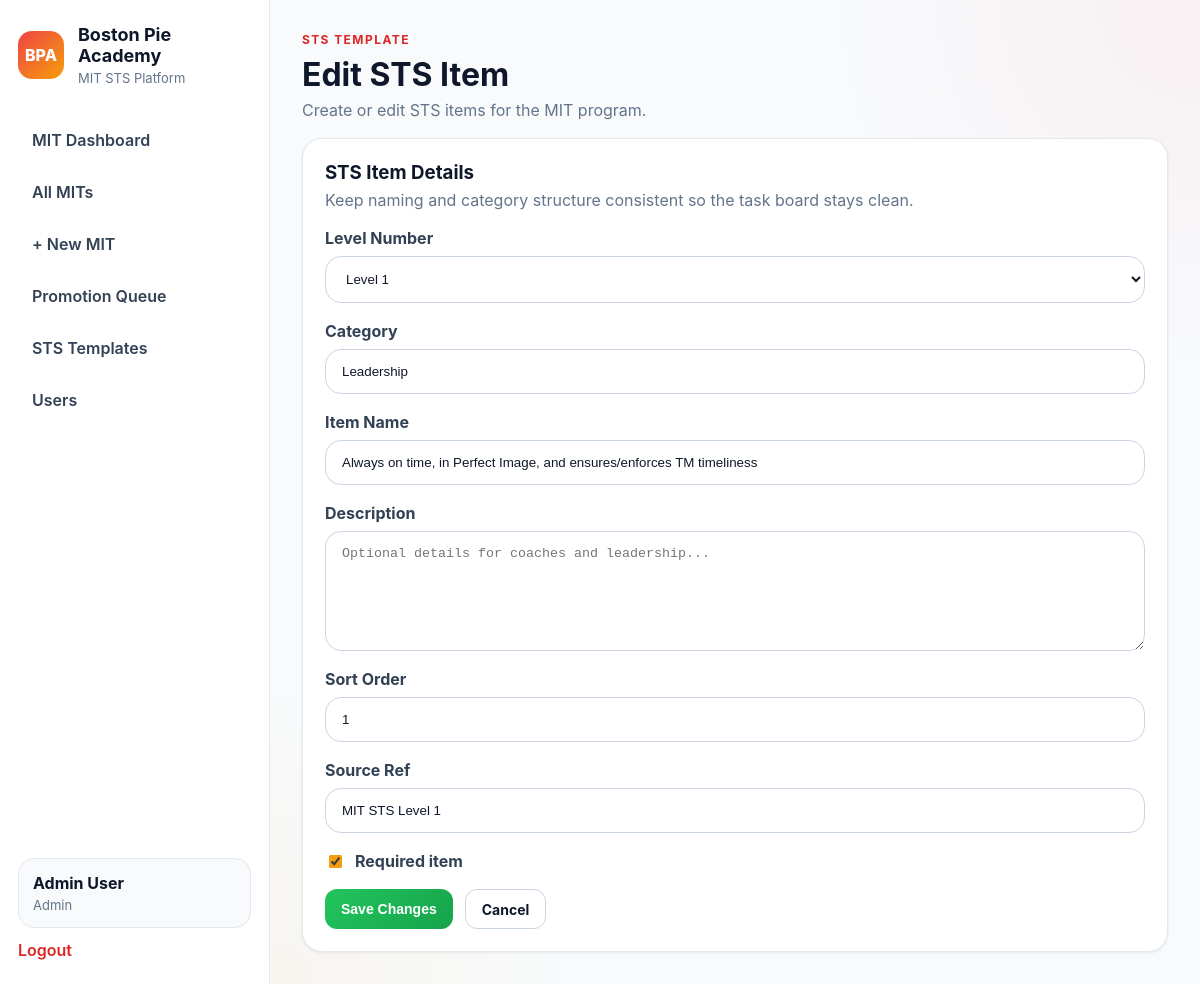
The app's page /mit-sts/templates/1/edit (signed in) with its own data.
### app/models.py (models this page shows, shortened)
class User(UserMixin, db.Model):
    __tablename__ = "users"
    id = db.Column(db.Integer, primary_key=True)
    name = db.Column(db.String(120), nullable=False)
    username = db.Column(db.String(80), unique=True, nullable=False)
    password_hash = db.Column(db.String(255), nullable=False)
    role = db.Column(db.String(50), nullable=False, default="tm")
    store_number = db.Column(db.String(20), nullable=True)
    is_active_user = db.Column(db.Boolean, default=True)
    created_at = db.Column(db.DateTime, default=datetime.utcnow)
    progress_records = db.relationship(
        "LessonProgress",
        backref="user",
        cascade="all, delete-orphan",
        lazy=True
    )
    assignments = db.relationship(
        "TrackAssignment",
        foreign_keys="TrackAssignment.user_id",
        backref="user",
        cascade="all, delete-orphan",
        lazy=True
    )
    assigned_tracks_created = db.relationship(
        "TrackAssignment",
        foreign_keys="TrackAssignment.assigned_by_user_id",
        backref="assigned_by_user",
        lazy=True
    )
    quiz_attempts = db.relationship(
        "QuizAttempt",
        backref="user",
        cascade="all, delete-orphan",
        lazy=True
    )
    mit_profiles = db.relationship(
        "MITProfile",
        foreign_keys="MITProfile.user_id",
        backref="mit_user",
        lazy=True
    )
    coached_mits = db.relationship(
        "MITProfile",
        foreign_keys="MITProfile.coach_user_id",
        backref="coach_user",
        lazy=True
    )
    verified_mit_items = db.relationship(
        "MITLevelProgress",
        foreign_keys="MITLevelProgress.verified_by_user_id",
        backref="verified_by_user",
        lazy=True
    )
    mit_reviews_written = db.relationship(
        "MITReview",
        foreign_keys="MITReview.reviewer_user_id",
        backref="reviewer_user",
        lazy=True
    )
    mit_promotions_approved = db.relationship(
        "MITPromotion",
        foreign_keys="MITPromotion.approved_by_user_id",
        backref="approved_by_user",
        lazy=True
    )
    mit_action_items_owned = db.relationship(
        "MITActionPlanItem",
        foreign_keys="MITActionPlanItem.owner_user_id",
        backref="owner_user",
        lazy=True
    )
    mit_tasks_assigned = db.relationship(
        "MITTask",
        foreign_keys="MITTask.assigned_by_user_id",
        backref="assigned_by_user",
        lazy=True
    )
    @property
    def is_active(self):
        return self.is_active_user

class MITLevelTemplate(db.Model):
    __tablename__ = "mit_level_templates"
    id = db.Column(db.Integer, primary_key=True)
    level_number = db.Column(db.Integer, nullable=False)
    category = db.Column(db.String(100), nullable=True)
    item_name = db.Column(db.String(255), nullable=False)
    item_description = db.Column(db.Text, nullable=True)
    sort_order = db.Column(db.Integer, default=0)
    is_required = db.Column(db.Boolean, default=True)
    source_ref = db.Column(db.String(255), nullable=True)
    progress_records = db.relationship(
        "MITLevelProgress",
        backref="template_item",
        cascade="all, delete-orphan",
        lazy=True
    )
    action_plan_items = db.relationship(
        "MITActionPlanItem",
        backref="related_template_item",
        lazy=True
    )
    tasks = db.relationship(
        "MITTask",
        backref="task_template_item",
        lazy=True
    )

### app/mit_sts/routes.py (the view, shortened to what this page needs)
@mit_sts_bp.route("/templates/<int:item_id>/edit", methods=["GET", "POST"])
@login_required
def edit_template_item(item_id):
    if not is_coach():
        return redirect(url_for("mit_sts.dashboard"))
    item = MITLevelTemplate.query.get_or_404(item_id)
    return render_template(
        "mit_sts/template_form.html",
        page_title="Edit STS Item",
        submit_label="Save Changes",
        item=item,
        user=current_user,
    )

### app/mit_sts/routes.py (called while the page is built)
def is_coach():
    return current_user.is_authenticated and current_user.role in ["coach", "admin", "training_director"]

### app/models.py (called while the page is built)
@login_manager.user_loader
def load_user(user_id):
    return User.query.get(int(user_id))

### app/templates/mit_sts/template_form.html (shortened to what this page needs)
{% extends "base.html" %}
{% block content %}
<div class="page-header page-header-tight">
    <div>
        <p class="eyebrow">STS TEMPLATE</p>
        <h2>{{ page_title }}</h2>
        <p class="subtle">Create or edit STS items for the MIT program.</p>
    </div>
</div>
<div class="card form-card form-card-wide">
    <div class="card-header">
        <h3>STS Item Details</h3>
        <p>Keep naming and category structure consistent so the task board stays clean.</p>
    </div>
    <form method="POST">
        <div class="form-grid">
            <div class="form-group">
                <label>Level Number</label>
                <select name="level_number" required>
                    <option value="1" {% if item and item.level_number == 1 %}selected{% endif %}>Level 1</option>
                </select>
            </div>
            <div class="form-group">
                <label>Category</label>
                <input type="text" name="category" value="{{ item.category if item else '' }}" placeholder="Example: Product, Service, Ops">
            </div>
            <div class="form-group form-group-full">
                <label>Item Name</label>
                <input type="text" name="item_name" value="{{ item.item_name if item else '' }}" required>
            </div>
            <div class="form-group form-group-full">
                <label>Description</label>
                <textarea name="item_description" rows="4" placeholder="Optional details for coaches and leadership...">{{ item.item_description if item else '' }}</textarea>
            </div>
            <div class="form-group">
                <label>Sort Order</label>
                <input type="number" name="sort_order" value="{{ item.sort_order if item else 0 }}">
            </div>
            <div class="form-group">
                <label>Source Ref</label>
                <input type="text" name="source_ref" value="{{ item.source_ref if item else '' }}" placeholder="Optional source / reference">
            </div>
            <div class="form-group form-group-full checkbox-group">
                <label style="display:flex; align-items:center; gap:10px;">
                    <input type="checkbox" name="is_required" {% if not item or item.is_required %}checked{% endif %}>
                    Required item
                </label>
            </div>
        </div>
        <div class="form-actions" style="margin-top: 18px;">
            <button type="submit" class="btn btn-primary">{{ submit_label }}</button>
            <a href="{{ url_for('mit_sts.template_library') }}" class="btn btn-secondary">Cancel</a>
        </div>
    </form>
</div>
{% endblock %}

### app/templates/base.html (shortened to what this page needs)
<!DOCTYPE html>
<html lang="en">
<head>
    <link rel="stylesheet" href="{{ url_for('static', filename='css/style.css') }}">
</head>
<body>
    <div class="app-shell">
        <aside class="sidebar">
            <div>
                <div class="brand">
                    <div class="brand-mark">BPA</div>
                    <div>
                        <h1>Boston Pie Academy</h1>
                        <p>MIT STS Platform</p>
                    </div>
                </div>
                {% if current_user.is_authenticated %}
                <nav class="nav">
                    {% if current_user.role == 'mit' %}
                        <a href="{{ url_for('mit_sts.my_mit') }}">My MIT STS</a>
                    {% elif current_user.role in ['coach', 'admin', 'training_director'] %}
                        <a href="{{ url_for('mit_sts.dashboard') }}">MIT Dashboard</a>
                        <a href="{{ url_for('mit_sts.list_mits') }}">All MITs</a>
                        <a href="{{ url_for('mit_sts.new_mit') }}">+ New MIT</a>
                        <a href="{{ url_for('mit_sts.promotion_queue') }}">Promotion Queue</a>
                        <a href="{{ url_for('mit_sts.template_library') }}">STS Templates</a>
                        <a href="{{ url_for('mit_sts.list_users') }}">Users</a>
                    {% endif %}
                </nav>
                {% endif %}
            </div>
            {% if current_user.is_authenticated %}
            <div class="sidebar-footer">
                <div class="user-chip">
                    <strong>{{ current_user.name }}</strong>
                    <span>{{ current_user.role.replace('_', ' ').title() }}</span>
                </div>
                <a class="logout-link" href="{{ url_for('auth.logout') }}">Logout</a>
            </div>
            {% endif %}
        </aside>
        <main class="main-content">
            {% block content %}{% endblock %}
        </main>
    </div>
</body>
</html>

### app/static/css/style.css (style rules this page uses)
* { box-sizing: border-box; }
body { margin: 0; font-family: Inter, Arial, sans-serif; background: #f8fafc; color: #0f172a; }
a { text-decoration: none; color: inherit; }
.app-shell { display: flex; min-height: 100vh; }
.sidebar { width: 270px; background: #ffffff; border-right: 1px solid #e2e8f0; padding: 24px 18px; display: flex; flex-direction: column; justify-content: space-between; }
.brand { display: flex; gap: 14px; align-items: center; margin-bottom: 32px; }
.brand-mark { width: 48px; height: 48px; border-radius: 14px; background: linear-gradient(135deg, #ef4444, #f59e0b); display: flex; align-items: center; justify-content: center; font-weight: 800; color: white; }
.brand h1 { margin: 0; font-size: 18px; color: #0f172a; }
.brand p { margin: 4px 0 0; color: #64748b; font-size: 13px; }
.nav { display: flex; flex-direction: column; gap: 8px; }
.nav a { color: #334155; padding: 12px 14px; border-radius: 12px; transition: 0.2s ease; font-weight: 600; }
.sidebar-footer { margin-top: 32px; }
.user-chip { background: #f8fafc; border: 1px solid #e2e8f0; border-radius: 16px; padding: 14px; display: flex; flex-direction: column; gap: 4px; }
.user-chip strong { color: #0f172a; }
.user-chip span { color: #64748b; font-size: 13px; }
.logout-link { display: inline-block; margin-top: 12px; color: #dc2626; font-weight: 600; }
.main-content { flex: 1; padding: 32px; background: radial-gradient(circle at top right, rgba(239, 68, 68, 0.06), transparent 28%), radial-gradient(circle at bottom left, rgba(245, 158, 11, 0.05), transparent 24%), #f8fafc; }
.page-header { display: flex; justify-content: space-between; align-items: flex-start; gap: 16px; margin-bottom: 24px; }
.page-header h2 { margin: 0; font-size: 32px; color: #0f172a; }
.page-header-tight { margin-bottom: 18px; }
.page-header-tight .subtle { margin-top: 6px; }
.eyebrow { margin: 0 0 8px; color: #dc2626; font-size: 12px; font-weight: 700; letter-spacing: 0.12em; text-transform: uppercase; }
.subtle { margin: 8px 0 0; color: #64748b; }
.card { background: #ffffff; border: 1px solid #e2e8f0; border-radius: 20px; padding: 22px; box-shadow: 0 1px 3px rgba(15, 23, 42, 0.08); transition: transform 0.18s ease, box-shadow 0.18s ease; }
.card-header { margin-bottom: 18px; }
.card-header h3 { margin: 0; color: #0f172a; }
.card-header p { margin: 6px 0 0; color: #64748b; }
.btn { border: none; border-radius: 12px; padding: 10px 16px; cursor: pointer; font-weight: 700; font-size: 14px; display: inline-flex; align-items: center; justify-content: center; gap: 8px; min-height: 40px; transition: all 0.2s ease; }
.btn-primary { background: linear-gradient(135deg, #22c55e, #16a34a); color: white; }
.btn-secondary { background: #ffffff; color: #0f172a; border: 1px solid #cbd5e1; }
.form-card { max-width: 920px; }
.form-card-wide { max-width: 1180px; }
.form-grid { display: grid; grid-template-columns: repeat(2, minmax(220px, 1fr)); gap: 18px; }
.form-card .form-grid { grid-template-columns: 1fr; }
.form-group { display: flex; flex-direction: column; gap: 8px; }
.form-group-full { grid-column: 1 / -1; }
.form-group label { font-weight: 700; color: #334155; }
.form-group input:not([type="checkbox"]):not([type="radio"]), .form-group textarea, .form-group select, .form-control { width: 100%; padding: 14px 16px; border-radius: 16px; border: 1px solid #cbd5e1; background: #ffffff; color: #0f172a; outline: none; }
.form-group input[type="checkbox"], .form-group input[type="radio"] { width: auto; padding: 0; border: none; background: transparent; outline: none; accent-color: #f59e0b; }
.form-group textarea { resize: vertical; min-height: 120px; }
.checkbox-group { justify-content: flex-end; }
.form-actions { display: flex; gap: 12px; margin-top: 6px; }

### records on screen
User: name "Admin User", role.replace "Admin"
MITLevelTemplate: level_number "Level 1", category "Leadership", item_name "Always on time, in Perfect Image, and ensures/enforces TM timeliness", sort_order "1", source_ref "MIT STS Level 1", is_required "☑"

### other values on screen
{{ page_title }} "Edit STS Item"
{{ submit_label }} "Save Changes"
